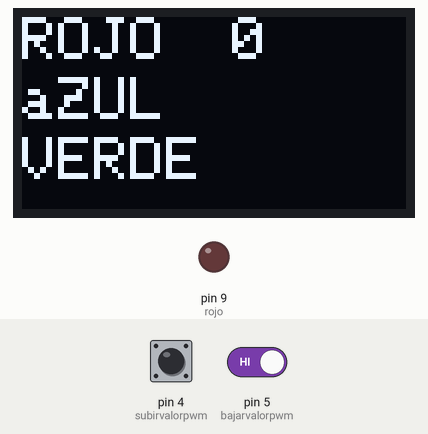
This sketch was run on a simulated Arduino Uno, built with avr-gcc and run on an emulated ATmega328P. Shown: 128×64 one-colour display, output pins drawn as LEDs (lit = HIGH). The inputs (shaded band) are chosen by the test bench; at power-on: pin 4 (subirvalorpwm) HIGH, pin 5 (bajarvalorpwm) HIGH. What the sketch prints to the serial monitor is not drawn.

Above: at 1.3 s.
1.4 s: pin 4 (subirvalorpwm) pulled LOW for 3.2 s
At 5.7 s:
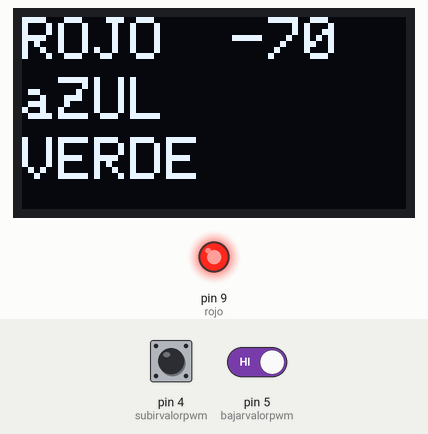
6.1 s: pin 4 (subirvalorpwm) pulled LOW for 0.55 s
At 7.7 s:
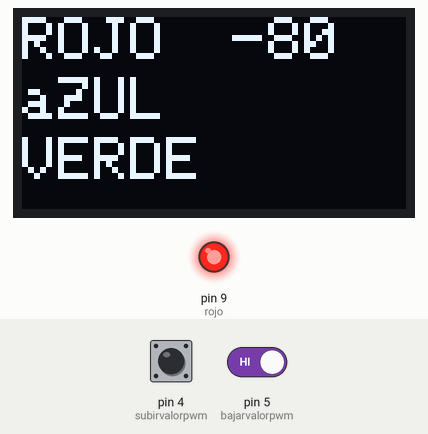
8.1 s: pin 5 (bajarvalorpwm) driven LOW
At 9.34 s:
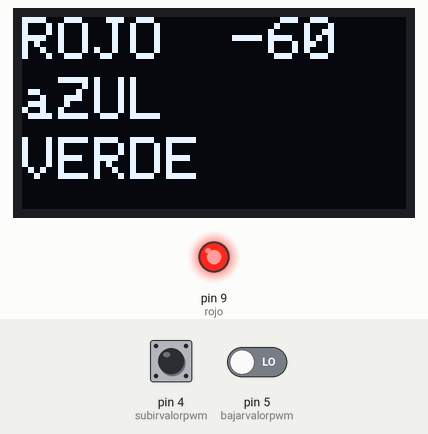
11.1 s: pin 5 (bajarvalorpwm) driven HIGH
At 11.9 s:
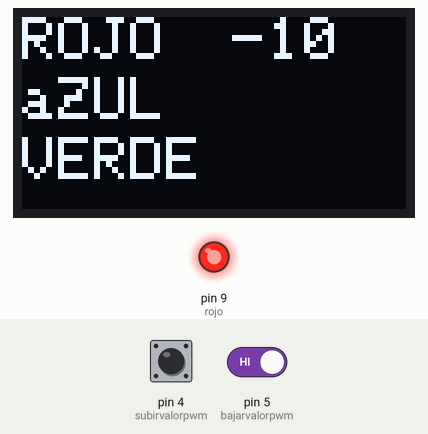
12.7 s: pin 5 (bajarvalorpwm) driven LOW
At 15.6 s:
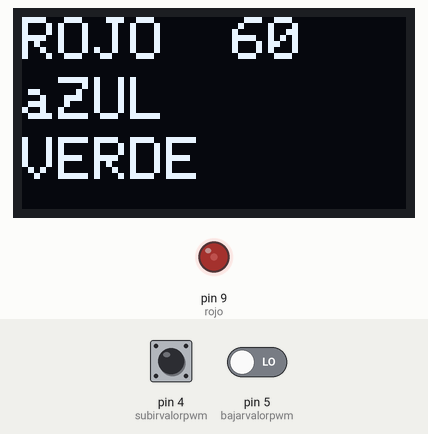
15.7 s: pin 4 (subirvalorpwm) pulled LOW for 1 s
Timing chart, 0 to 24.7 s (numbered marks = the images above; inputs shaded):
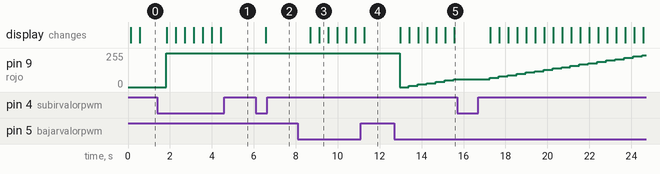

The sketch:

OLED.ino
```cpp
#define __DEBUG__
#define rojo 9
#define subirvalorpwm 4
#define bajarvalorpwm 5
#define cambiarcolor  6

#include <SPI.h>
#include <Wire.h>
#include <Adafruit_GFX.h>
#include <Adafruit_SSD1306.h>

// Definir constantes
#define ANCHO_PANTALLA 128 // ancho pantalla OLED
#define ALTO_PANTALLA 64 // alto pantalla OLED

// Objeto de la clase Adafruit_SSD1306
Adafruit_SSD1306 display(ANCHO_PANTALLA, ALTO_PANTALLA, &Wire, -1);

typedef enum {
  Inicial,
  Rojo,
  Azul,
  Verde
} states_t;

void fsmError( void );
void fsmInit( void );
void End(void);

states_t estados;


int pwmRojo=0;
int aux=0;
int aux1=0;


void setup() {
  fsmInit();

  }


void loop() {


  display.clearDisplay();
  delay(200);
  aux=digitalRead(subirvalorpwm);
  aux1=digitalRead(bajarvalorpwm);
  delay(200);
  Serial.println(aux);

  if(aux==HIGH){
    pwmRojo=pwmRojo+10;
    }
    else {


  }

  if(aux1==HIGH){
   pwmRojo=pwmRojo-10;
  }
else {
}

  Serial.println(pwmRojo);

  analogWrite(rojo, pwmRojo);

  display.setTextSize(2);
  display.setTextColor(SSD1306_WHITE);
  display.setCursor(0, 0);
  display.println("ROJO");
  display.setCursor(70, 0);
  display.println(pwmRojo);
  display.setCursor(0, 20);
  display.println("aZUL");


  display.setCursor(0, 40);
  display.println("VERDE");

  // Enviar a pantalla
  display.display();

  }

void fsmInit( void ){
    pinMode( subirvalorpwm, INPUT_PULLUP);
pinMode( bajarvalorpwm, INPUT_PULLUP);
pinMode( cambiarcolor, INPUT_PULLUP);
#ifdef __DEBUG__
  Serial.begin(9600);
  delay(100);
  Serial.println("Iniciando pantalla OLED");
#endif

  // Iniciar pantalla OLED en la dirección 0x3C
  if (!display.begin(SSD1306_SWITCHCAPVCC, 0x3C)) {
#ifdef __DEBUG__
    Serial.println("No se encuentra la pantalla OLED");
#endif
// Limpir buffer
  display.clearDisplay();

  // Dibujar línea horizontal
  display.drawLine(0, 18, display.width(), 18, SSD1306_WHITE);
  // Dibujar línea vertical
  display.drawLine(63, 0, 63, display.height(), SSD1306_WHITE);
  display.display();

 display.clearDisplay();
  delay(2000);


  }
}
```

Measured:
- after the input at 1.4 s, pin 9 (rojo): 0/255 → 255/255 after 0.42 s; the display: first changes after 0.44 s (image 1 shows a later state)
- after the input at 6.1 s, the display: changes after 0.46 s (image 2)
- after the input at 8.1 s, the display: first changes after 0.60 s (image 3 shows a later state)
- after the input at 11.1 s, pin 9 (rojo): stays 255/255 (without the input it goes to 0/255 after 0.57 s)
- after the input at 12.7 s, pin 9 (rojo): 255/255 → 0/255 after 0.26 s, → 10/255 0.43 s later, → 20/255 0.43 s later, → 30/255 0.43 s later, … (7 changes in this stretch); the display: first changes after 0.29 s (image 5 shows a later state)
- what the display in image 3 shows lasts 0.5 s, from 9.1 s to 9.6 s
